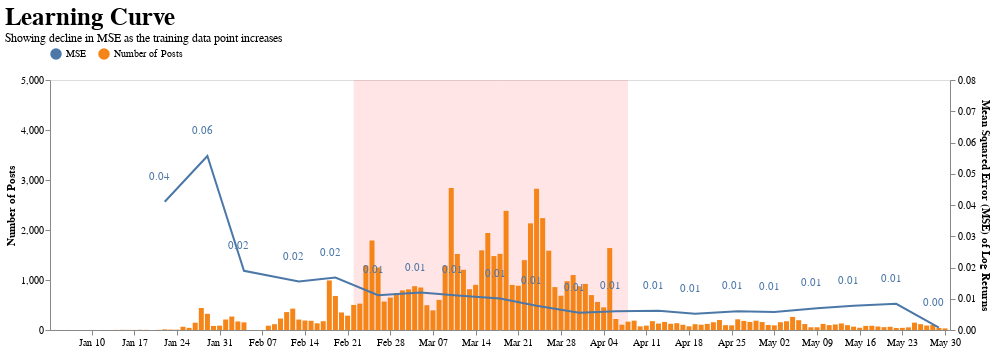

Write notebook code for a chart like this one.
### Code cell
train_sizes_proportions = np.linspace(0.1, 1.0, 20)
train_sizes = (train_sizes_proportions * len(X)).astype(int)

date = []
test_scores_mse = []


for train_size in train_sizes:
    y_train = y[:train_size-1]
    X_train = X[:train_size-1]
    
    y_test = y[train_size-1:]
    X_test = X[train_size-1:]
    
    
    best_model.fit(X_train, y_train)
        
    y_train_pred = best_model.predict(X_train)
    y_test_pred = best_model.predict(X_test)
    
    date.append(max(X_train.index.values))
    test_scores_mse.append(mean_squared_error(y_test, y_test_pred))


viz_df = pd.DataFrame({'date':date,'test_scores_mse':test_scores_mse})
viz_df["date"] = pd.to_datetime(viz_df["date"])
viz_df['Encoding'] = 'MSE'

base = alt.Chart(viz_df).encode(
    x='date',
    y=alt.Y('test_scores_mse:Q',axis=alt.Axis(format='.2f',title='Mean Squared Error (MSE) of Log Returns'),scale=alt.Scale(domain=[0, 0.08])),
    text = alt.Text('test_scores_mse:Q',format='.2f'),
    color=alt.Color('Encoding')
)

rect_data = pd.DataFrame({
    "x1": [X.index[40]],
    "x2": [X.index[85]]
})

rect = alt.Chart(rect_data).mark_rect(opacity=0.1).encode(
    x=alt.X("x1:T",axis=alt.Axis(title=None)),
    x2=alt.X2("x2:T"),
    color=alt.ColorValue("#FF0000")
)

c1 = base.mark_line(size=2).properties(height=400,width=900)

c2 = base.mark_text(dy=-25,dx=-5).properties(height=400,width=900)

bar = alt.Chart(reddit_df).mark_bar().encode(
    x='date:T',
    y=alt.Y('id:Q',axis=alt.Axis(title='Number of Posts'),scale=alt.Scale(domain=[0, 5000])),
    color=alt.Color('Encoding')
)


alt.layer((rect + bar),(c1 + c2)).resolve_scale(
    y='independent'  
).configure_axis(
    grid=False  
).configure_legend(
    title=None,
    orient='top'  
).properties(
    width=900,
    height=250,
    title = alt.TitleParams(
    text='  Learning Curve',
    fontSize=25,
    subtitle='Showing decline in MSE as the training data point increases',
    anchor='start'
    )
)

### Figure 1 — Vega-Lite specification as saved in the notebook (floating-point values rounded to 4 significant figures; data arrays with more than 128 entries replaced by an {"elided": "..."} marker saying what was removed)
{"config": {"view": {"continuousWidth": 300, "continuousHeight": 300}, "axis": {"grid": false}, "legend": {"orient": "top", "title": null}}, "layer": [{"layer": [{"data": {"name": "data-e84237aac7ee764c82aaa7559b6d2755"}, "mark": {"type": "rect", "opacity": 0.1}, "encoding": {"color": {"value": "#FF0000"}, "x": {"axis": {"title": null}, "field": "x1", "type": "temporal"}, "x2": {"field": "x2"}}}, {"data": {"name": "data-9e5c78de019c847ea795aeb9f9e10358"}, "mark": {"type": "bar"}, "encoding": {"color": {"field": "Encoding", "type": "nominal"}, "x": {"field": "date", "type": "temporal"}, "y": {"axis": {"title": "Number of Posts"}, "field": "id", "scale": {"domain": [0, 5000]}, "type": "quantitative"}}}]}, {"layer": [{"mark": {"type": "line", "size": 2}, "encoding": {"color": {"field": "Encoding", "type": "nominal"}, "text": {"field": "test_scores_mse", "format": ".2f", "type": "quantitative"}, "x": {"field": "date", "type": "temporal"}, "y": {"axis": {"format": ".2f", "title": "Mean Squared Error (MSE) of Log Returns"}, "field": "test_scores_mse", "scale": {"domain": [0, 0.08]}, "type": "quantitative"}}}, {"mark": {"type": "text", "dx": -5, "dy": -25}, "encoding": {"color": {"field": "Encoding", "type": "nominal"}, "text": {"field": "test_scores_mse", "format": ".2f", "type": "quantitative"}, "x": {"field": "date", "type": "temporal"}, "y": {"axis": {"format": ".2f", "title": "Mean Squared Error (MSE) of Log Returns"}, "field": "test_scores_mse", "scale": {"domain": [0, 0.08]}, "type": "quantitative"}}}], "data": {"name": "data-3cad204103cab5596d29a319e1a341fa"}}], "height": 250, "resolve": {"scale": {"y": "independent"}}, "title": {"text": "  Learning Curve", "anchor": "start", "fontSize": 25, "subtitle": "Showing decline in MSE as the training data point increases"}, "width": 900, "$schema": "https://vega.github.io/schema/vega-lite/v5.8.0.json", "datasets": {"data-e84237aac7ee764c82aaa7559b6d2755": [{"x1": "2021-02-22T00:00:00", "x2": "2021-04-08T00:00:00"}], "data-9e5c78de019c847ea795aeb9f9e10358": {"elided": "139 records"}, "data-3cad204103cab5596d29a319e1a341fa": [{"date": "2021-01-22T00:00:00", "test_scores_mse": 0.04104, "Encoding": "MSE"}, {"date": "2021-01-29T00:00:00", "test_scores_mse": 0.05569, "Encoding": "MSE"}, {"date": "2021-02-04T00:00:00", "test_scores_mse": 0.01893, "Encoding": "MSE"}, {"date": "2021-02-13T00:00:00", "test_scores_mse": 0.01552, "Encoding": "MSE"}, {"date": "2021-02-19T00:00:00", "test_scores_mse": 0.01679, "Encoding": "MSE"}, {"date": "2021-02-26T00:00:00", "test_scores_mse": 0.01115, "Encoding": "MSE"}, {"date": "2021-03-05T00:00:00", "test_scores_mse": 0.01199, "Encoding": "MSE"}, {"date": "2021-03-11T00:00:00", "test_scores_mse": 0.01104, "Encoding": "MSE"}, {"date": "2021-03-18T00:00:00", "test_scores_mse": 0.01005, "Encoding": "MSE"}, {"date": "2021-03-24T00:00:00", "test_scores_mse": 0.007736, "Encoding": "MSE"}, {"date": "2021-03-31T00:00:00", "test_scores_mse": 0.005557, "Encoding": "MSE"}, {"date": "2021-04-06T00:00:00", "test_scores_mse": 0.005975, "Encoding": "MSE"}, {"date": "2021-04-13T00:00:00", "test_scores_mse": 0.006149, "Encoding": "MSE"}, {"date": "2021-04-19T00:00:00", "test_scores_mse": 0.005236, "Encoding": "MSE"}, {"date": "2021-04-26T00:00:00", "test_scores_mse": 0.006012, "Encoding": "MSE"}, {"date": "2021-05-02T00:00:00", "test_scores_mse": 0.005749, "Encoding": "MSE"}, {"date": "2021-05-09T00:00:00", "test_scores_mse": 0.006973, "Encoding": "MSE"}, {"date": "2021-05-15T00:00:00", "test_scores_mse": 0.007739, "Encoding": "MSE"}, {"date": "2021-05-22T00:00:00", "test_scores_mse": 0.00839, "Encoding": "MSE"}, {"date": "2021-05-29T00:00:00", "test_scores_mse": 0.0007779, "Encoding": "MSE"}]}}
